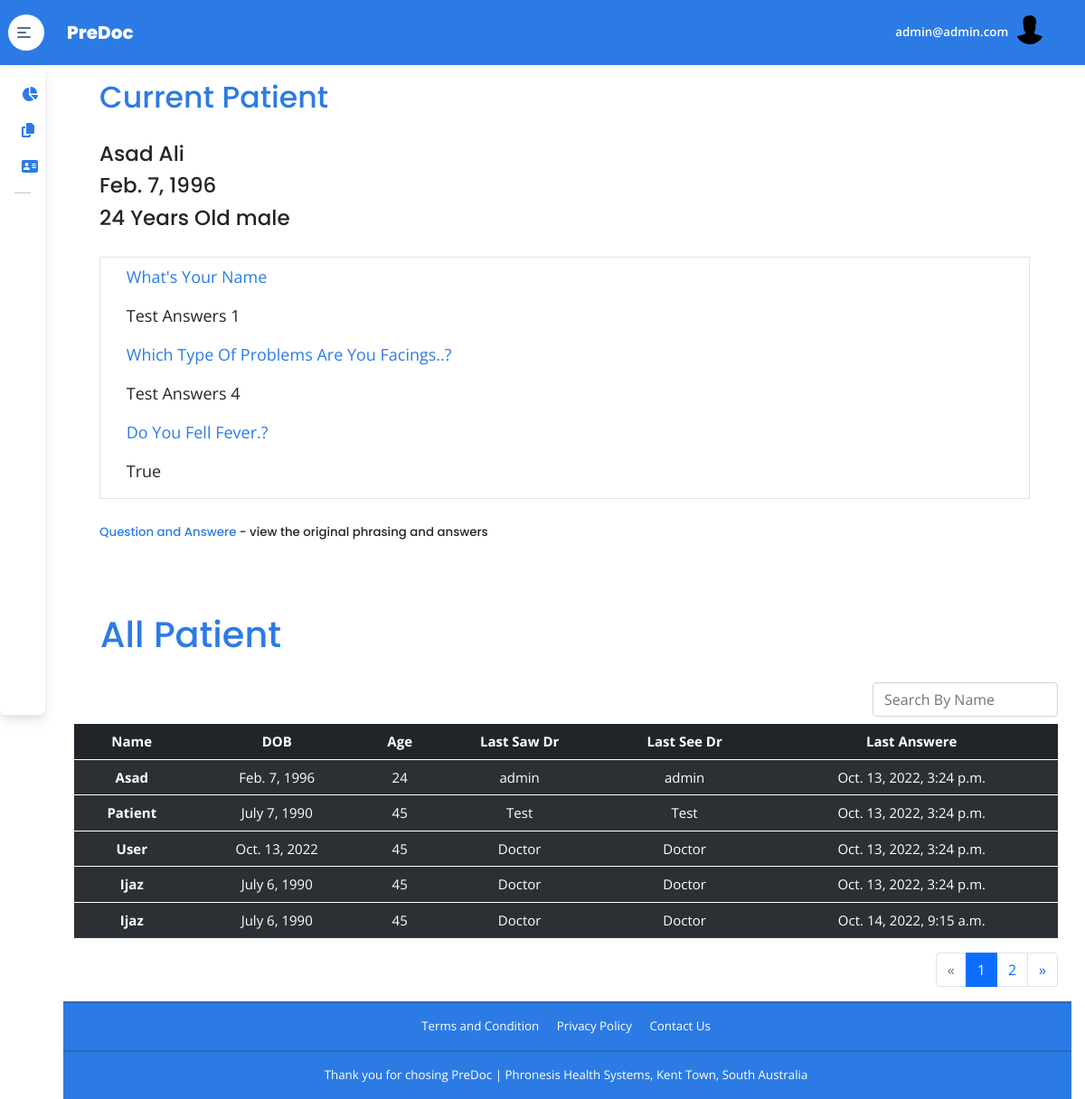
The app's page /dashboard/ (signed in), older data.
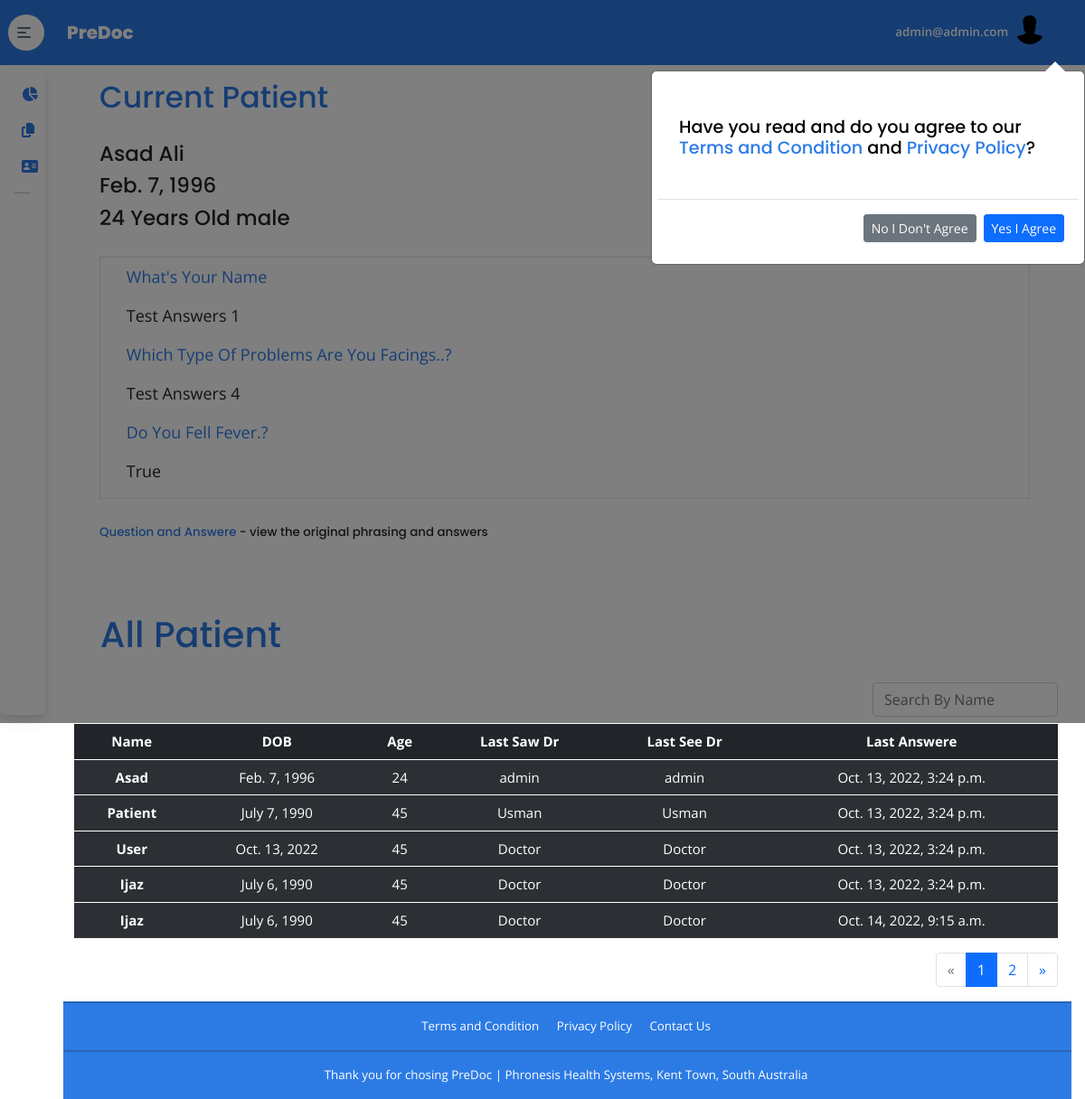
The same page, newer data.
### appoinments/models.py (models this page shows)
class Appoinment(models.Model):
    date = models.DateTimeField(auto_now_add=True, blank=True)
    patient = models.ForeignKey(UserModel,on_delete=models.CASCADE,related_name='patient')
    doctor = models.ForeignKey(UserModel,on_delete=models.CASCADE,related_name='doctor')
    qs = models.OneToOneField(Questionire,on_delete=models.CASCADE,null=True,blank=True)

### account/models.py (models this page shows, shortened)
class UserModel(TimeStampMixin, AbstractBaseUser):
    class Meta:
        verbose_name = 'User'
    email = models.EmailField(max_length=255, unique=True)
    username = models.CharField(max_length=255, null=True, blank=True)
    first_name = models.CharField(max_length=255, null=True, blank=True)
    last_name = models.CharField(max_length=255, null=True, blank=True)
    description = models.CharField(max_length=255, null=True, blank=True)
    about = models.TextField()
    location = models.CharField(max_length=255, null=True, blank=True)
    profile_image = models.ImageField(upload_to ='profile_image', null=True, blank=True)
    dob = models.DateField(blank=True,null=True)
    gender = models.CharField(max_length=10,choices=GENDER_CHOICES,null=True,blank=True)
    age = models.IntegerField(blank=True, null=True)
    is_agree = models.BooleanField(default=False)
    is_active = models.BooleanField(default=True)
    is_admin = models.BooleanField(default=False)
    is_staff = models.BooleanField(default=False)
    type = models.CharField(max_length=10,choices=UserTypeChoice.choices(), null=False, blank=False, default=UserTypeChoice.DOCTOR.value,)
    USERNAME_FIELD = "email"
    REQUIRED_FIELDS = []
    objects = CustomUserManger()

### appoinments/views.py (the view, shortened to what this page needs)
# urls.py: path('dashboard/', DashBoardPageView.as_view(),name='dashboard'),
class DashBoardPageView(LoginRequiredMixin, View):
    def get(self, request, *args, **kwargs):
        obj = Appoinment.objects.first()
        refactored_payload = zip(obj.qs.syptoms['form_response']['definition']['fields'],obj.qs.syptoms['form_response']['answers'])
        appoinments = Appoinment.objects.all()
        paginator  = Paginator(appoinments,5)
        page       = request.GET.get('page')
        try:
            cr_page = paginator.get_page(page)
        except PageNotAnInteger:
            cr_page = paginator.page(1)
        except EmptyPage:
            cr_page = paginator.page(paginator.num_pages)
        context={
            "title":"Dashboard",
            "appoinments":appoinments,
            'pages':cr_page,
            "obj":obj,
            "refactored_payload":refactored_payload,
        }
        return render(request,'dashboard.html', context)

### templates/dashboard.html (shortened to what the changed rows need)
{% extends 'base.html' %}
{% load static %}
{% block content %}
<main class="main" id="top">
  <div class="container">
          {% if request.user.is_agree %}
          {% else %}
          <div class="modal  arrow-top fade right" id="myModal" tabindex="-1" role="dialog" aria-labelledby="exampleModalLabel" aria-hidden="true">
            <div class="modal-dialog left-modal" role="document">
              <div class="modal-content chat" >
                <div class="modal-body">
                  <h5 class="my-4 mx-2">Have you read and do you agree to our <a href="{% url 'terms_condition' %}">Terms and Condition</a> and <a href="{% url 'privacy_policy' %}">Privacy Policy</a>?</h5>
                </div>
                <div class="modal-footer">
                  <a href="{% url 'disagree' %}"><button type="button" class="btn btn-sm btn-secondary" data-dismiss="modal">No I Don't Agree</button></a>
                  <form method="POST">
                    <button type="submit" class="btn btn-sm btn-primary" name="is_agree">Yes I Agree</button>
                  </form>
                </div>
              </div>
            </div>
          </div>
          {% endif %}
          {% if obj %}
            <div class="container" id="current_div" style="display:block ;">
              <div class="modal-body">
                <div class=" text-heading">
                  <h2 class="text-heading">Current Patient</h2>
                </div>
              </div>
            </div>
          {% endif %}
          <div class="condition_base_data">
            {% if appoinments %}
            <div class="">
              <h1 class="m-4 pt-4 h1 text-heading"> All Patient </h1>
              <div class="table-responsive-sm table-responsive-md  table-responsive-lg  custom_table" >
                <table class="table table-striped results table-dark table-hover"  id="myTable"  >
                      <thead >
                        <tr class="text-center text-headisng font-weight-bold">
                          <th scope="col">Name</th>
                          <th scope="col">DOB</th>
                          <th scope="col">Age</th>
                          <th scope="col">Last Saw Dr</th>
                          <th scope="col">Last See Dr</th>
                          <th scope="col">Last Answere</th>
                        </tr>
                      </thead>
                      {% for appoinment in pages %}
                      <tbody>
                        <tr class="text-center text-heading show_div">
                          <th scope="row" onclick="loadingPage()" id="get_ajax_request" class="cursor-pointer text-capitalize button_show_div" data-target="#id-{{appoinment.id}}">
                            {{ appoinment.patient.first_name }}
                          </th>
                          <td>{{appoinment.patient.dob}}</td>
                          <td>{{appoinment.patient.age}}</td>
                          <td>{{appoinment.doctor.first_name}}</td>
                          <td>{{appoinment.doctor.first_name}}</td>
                          <td>{{appoinment.date}} </td>
                        </tr>
                      </tbody>
                      {% endfor %}
                </table>
              </div>
            </div>
            {% endif %}
          </div>
      </div>
    </main>
{% endblock content %}

Row changes from the older to the newer data that the page shows:
changed UserModel "admin@admin.com": is_agree True → False (drawn)
changed through a linked row, Appoinment "Patient": doctor.first_name "Test" → "Usman"
Text that changed along with them:
text now shown: "Have you read and do you agree to our Terms and Condition and Privacy Policy ? No I Don't Agree Yes I Agree"
